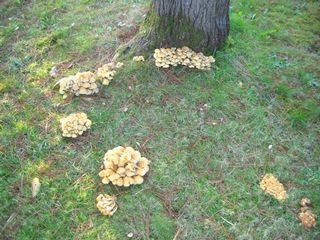
#> input picture images/116225.jpg, 320 x 240 px, found by its file name; its folder holds 4 pictures in this run
$ jupyter execute --allow-errors 4_deeplearning2-resnet.ipynb
#> lines starting #> are read from the running program, lines starting #| are printed output that depends on the picture
# Notebook 4

Ce notebook est découpé en plusieurs axes de travail :

- Import des packages
- Import des données
- Pre-processing
- Entrainement avec RES-NET 34
- Téléchargement images avec la carte chaleure
- Tester le modele retenu
- Traitement des fichiers résultats
- Matrice de confusion

# Import des packages

[cell 1]
import numpy as np # linear algebra
import pandas as pd # data processing, CSV file I/O (e.g. pd.read_csv)
import os # files handling
import re
from PIL import Image
import torchvision.transforms as transforms
from PIL import Image
import csv
import torch
import torchvision.transforms as transforms
from PIL import Image
from random import randint, seed
from IPython.display import display
import matplotlib.pyplot as plt
import json
import warnings
import requests
import seaborn as sns
warnings.filterwarnings('ignore')
import cv2
import tensorflow
from tensorflow import keras
from keras.models import Sequential # Pour construire un réseau de neurones
from keras.layers import Dense, Dropout, Flatten, LeakyReLU # Pour instancier une couche dense
from keras.utils import np_utils
from keras.layers.convolutional import Conv2D, MaxPooling2D
from sklearn.model_selection import train_test_split
from keras.optimizers import Adam
from sklearn.metrics import confusion_matrix
from sklearn import metrics
from keras.wrappers.scikit_learn import KerasClassifier
from sklearn.model_selection import GridSearchCV
import torch
import torch.nn as nn
import torch.optim as optim
from torch.utils.data import Dataset, DataLoader
from torchvision import transforms, models
from sklearn.preprocessing import LabelEncoder
from tqdm import tqdm
import torch.nn.functional as F
import zipfile
import seaborn as sns
print("import ok")

# Import des données

[cell 2]
# Fonction pour charger toutes les images comme dans les autres packages
def load_jpeg_images(path):
#> called with path = '/kaggle/input/images-bapti/images'
    image_files = [f for f in os.listdir(path) if f.endswith('.jpg') or f.endswith('.jpeg')]
    images = []
    ids = []
    for file in image_files:
        ids.append(os.path.splitext(file)[0])
        with Image.open(os.path.join(path, file)) as image:
#> image is the input picture: PIL image 320x240 RGB; mean R, G, B 128.1, 145.8, 113.1
            image_data = np.array(image)
            img = cv2.resize(image_data, (100, 100))
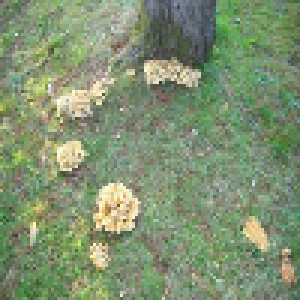
#> img: shape (100, 100, 3) (shown 3 times larger); mean R, G, B 128, 145.6, 113
            images.append(img)
#> pass 2 of the loop in load_jpeg_images, `for file in image_files:`:
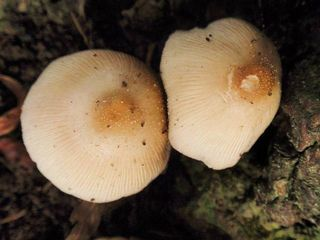
#> input picture images/117377.jpg, 320 x 240 px, found by its file name
#> in load_jpeg_images, image is the input picture: PIL image 320x240 RGB; mean R, G, B 102.6, 84.9, 64.6
#> in load_jpeg_images, `img = cv2.resize(image_data, (100, 100))`:
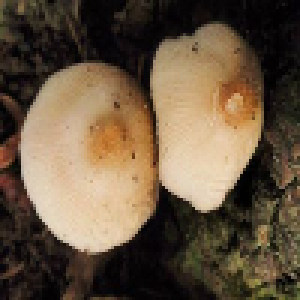
#> img: shape (100, 100, 3) (shown 3 times larger); mean R, G, B 102.5, 84.8, 64.5
#> pass 3 of the loop in load_jpeg_images, `for file in image_files:`:
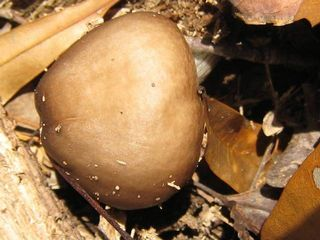
#> input picture images/122442.jpg, 320 x 240 px, found by its file name
#> in load_jpeg_images, image is the input picture: PIL image 320x240 RGB; mean R, G, B 151.9, 115.4, 76.6
#> in load_jpeg_images, `img = cv2.resize(image_data, (100, 100))`:
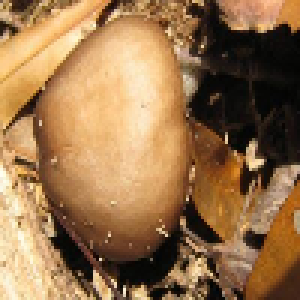
#> img: shape (100, 100, 3) (shown 3 times larger); mean R, G, B 151.9, 115.3, 76.6
#> the loop made 4 passes; the first 3 are shown
#> pass 2 of the loop in load_jpeg_images, `for file in image_files:`:
#> pass 3 of the loop in load_jpeg_images, `for file in image_files:`:
#> the loop made 4 passes; the first 3 are shown

    dataimage = pd.DataFrame({"ids": ids, "img": images})
    datachampi = pd.read_csv('/kaggle/input/images-bapti/dataframe/champignons.csv')

    datachampi = datachampi[['label', 'image_id']]

    dataimage[['ids']] = dataimage[['ids']].astype('int64')

    dataset = pd.merge(dataimage, datachampi, left_on='ids', right_on='image_id', how='left')

    return dataset
